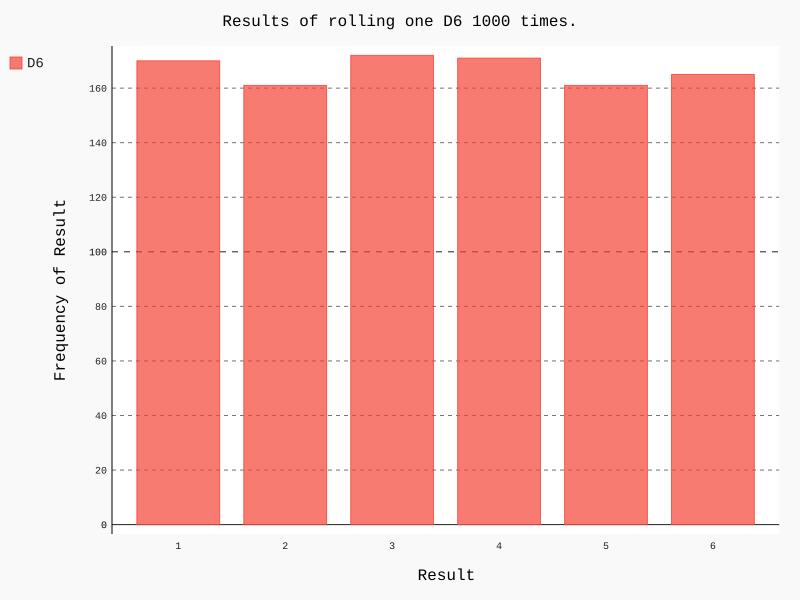

Source code (Python):
import pygal

from die import Die
"""
    掷骰子
"""
# 创建一个D6
die = Die()

# 掷几次骰子，并将结果存储在一个列表中
results = []

for roll_num in range(1000):
    result = die.roll()
    results.append(result)

print(results)


# 分析结果 存储在列表中
frequencies = []
fredict = {}

#根据6面值，循环统计出现次数
for value in range(1, die.num_sides+1):
    #统计出现次数
    frequency = results.count(value)
    fredict[value] = frequency
    #放置到分析结果列表中
    frequencies.append(frequency)

print(frequencies)
print(fredict)



# 对结果进行可视化
hist = pygal.Bar()
#图片标题
hist.title = "Results of rolling one D6 1000 times."
#x轴显示值
hist.x_labels = ['1', '2', '3', '4', '5', '6']
#x轴标题
hist.x_title = "Result"
hist.y_title = "Frequency of Result"
#添加直方图内容
hist.add('D6', frequencies)

#生成直方图
hist.render_to_file('die_visual.svg')
